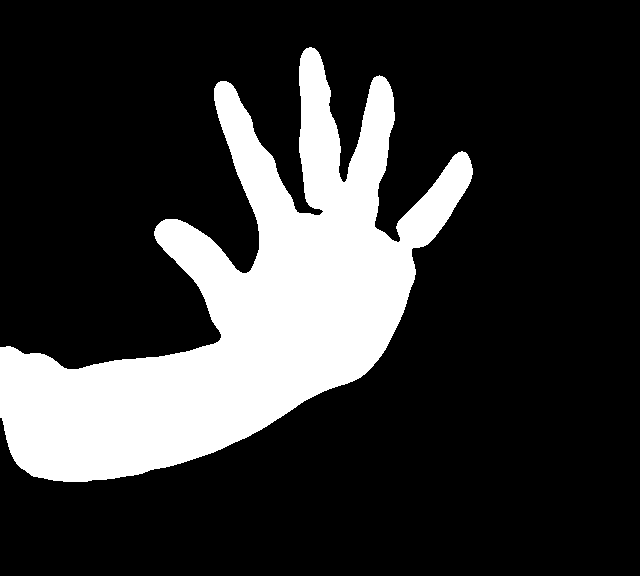
#> input picture my_file.png, 640 x 576 px, given in place of the camera
$ python try2.py
#> lines starting #> are read from the running program, lines starting #| are printed output that depends on the picture; after the words box and inside, x2 and y2 are one past the last pixel; in counts of white or black regions, pixels touching at a corner belong together
import cv2
import imutils
import numpy as np

# global variables
bg = None

def run_avg(image, aWeight):
    global bg
    # initialize the background
    if bg is None:
        bg = image.copy().astype("float")
        return

    # compute weighted average, accumulate it and update the background
    cv2.accumulateWeighted(image, bg, aWeight)

def segment(image, threshold=25):
    global bg
    # find the absolute difference between background and current frame
    diff = cv2.absdiff(bg.astype("uint8"), image)

    # threshold the diff image so that we get the foreground
    thresholded = cv2.threshold(diff, threshold, 255, cv2.THRESH_BINARY)[1]

    # get the contours in the thresholded image
    (cnts, _) = cv2.findContours(thresholded.copy(), cv2.RETR_EXTERNAL, cv2.CHAIN_APPROX_SIMPLE)

    # return None, if no contours detected
    if len(cnts) == 0:
        return
    else:
        # based on contour area, get the maximum contour which is the hand
        segmented = max(cnts, key=cv2.contourArea)
        return (thresholded, segmented)

if __name__ == "__main__":
    # initialize weight for running average
    aWeight = 0.5

    # get the reference to the webcam
    camera = cv2.VideoCapture(0)

    # region of interest (ROI) coordinates
    top, right, bottom, left = 10, 350, 225, 590

    # initialize num of frames
    num_frames = 0

    # keep looping, until interrupted
    while(True):
        # get the current frame
        (ret, frame) = camera.read()
#> frame is the input picture: shape (576, 640, 3); 21.1% white; 1 white region, box (x1, y1, x2, y2) and area: (0, 47, 473, 482) 77884

        # resize the frame
        frame = imutils.resize(frame, width=700)
#> frame: shape (630, 700, 3)

        # flip the frame so that it is not the mirror view
        frame = cv2.flip(frame, 1)
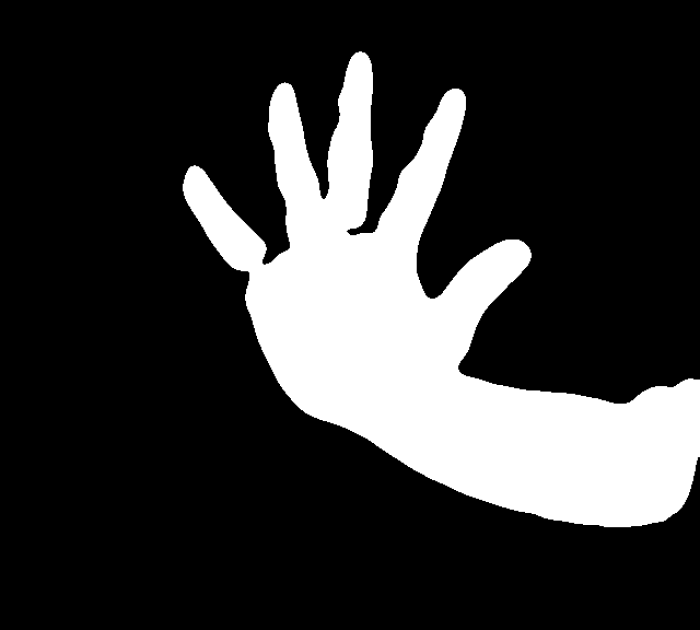
#> frame: shape (630, 700, 3); min 0, max 255, mean 53.9

        # clone the frame
        clone = frame.copy()

        # get the height and width of the frame
        (height, width) = frame.shape[:2]
#> height = 630; width = 700

        # get the ROI
        roi = frame[top:bottom, right:left]
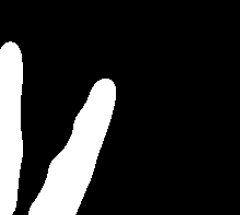
#> roi: shape (215, 240, 3); min 0, max 255, mean 42.8

        # convert the roi to grayscale and blur it
        gray = cv2.cvtColor(roi, cv2.COLOR_BGR2GRAY)
        gray = cv2.GaussianBlur(gray, (7, 7), 0)
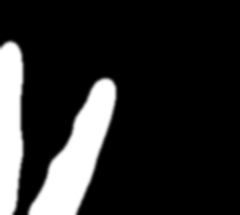
#> gray: shape (215, 240); min 0, max 255, mean 42.8

        # to get the background, keep looking till a threshold is reached
        # so that our running average model gets calibrated
        if num_frames < 30:
            run_avg(gray, aWeight)
        else:
            # segment the hand region
            hand = segment(gray)

            # check whether hand region is segmented
            if hand is not None:
                # if yes, unpack the thresholded image and
                # segmented region
                (thresholded, segmented) = hand

                # draw the segmented region and display the frame
                cv2.drawContours(clone, [segmented + (right, top)], -1, (0, 0, 255))
                cv2.imshow("Thesholded", thresholded)

        # draw the segmented hand
        cv2.rectangle(clone, (left, top), (right, bottom), (0,255,0), 2)
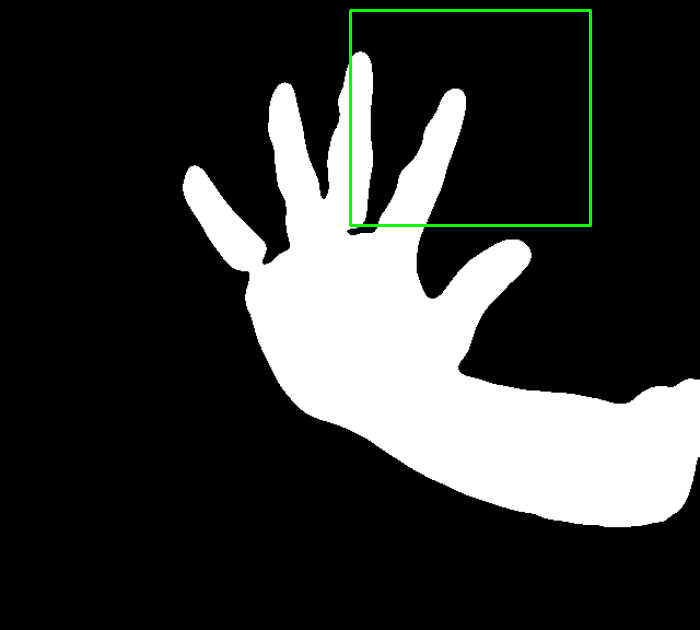
#> clone: shape (630, 700, 3); 0.62% of pixels changed, all inside (x1, y1, x2, y2) = (349, 9, 592, 227)

        # increment the number of frames
        num_frames += 1

        # display the frame with segmented hand
        cv2.imshow("Video Feed", clone)

        # observe the keypress by the user
        keypress = cv2.waitKey(1) & 0xFF
#> (key q is pressed here)

        # if the user pressed "q", then stop looping
        if keypress == ord("q"):
            break

# free up memory
camera.release()
cv2.destroyAllWindows()
